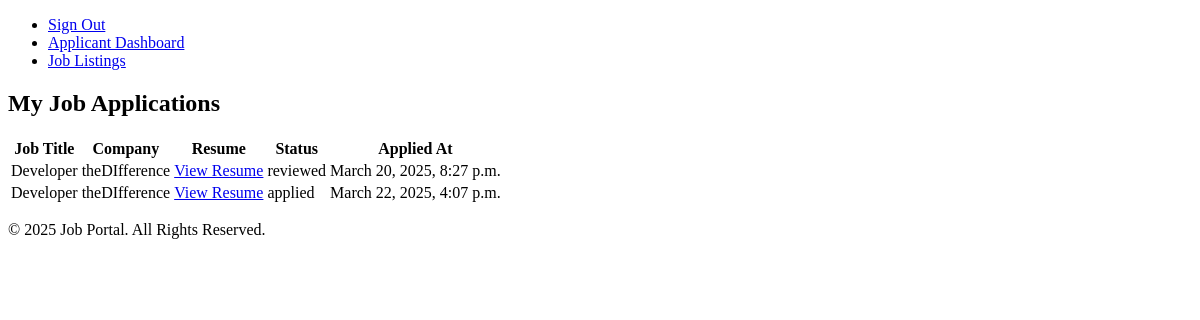
Before: /applicant-dashboard/ (signed in) with the older database file.
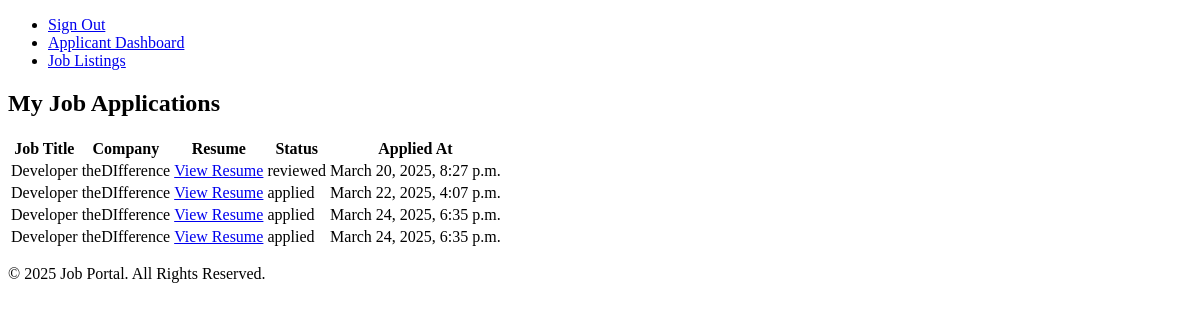
After: the same page with the newer database file.
### jobs/models.py (models this page shows, shortened)
class JobApplication(models.Model):
    job = models.ForeignKey('Job', on_delete=models.CASCADE)
    candidate = models.ForeignKey(User, on_delete=models.CASCADE)
    resume = models.FileField(upload_to='media/applications/', blank=True, null=True)
    cover_letter = models.TextField(blank=True)
    status = models.CharField(max_length=20, choices=[
        ('applied', 'Applied'),
        ('reviewed', 'Reviewed'),
        ('accepted', 'Accepted'),
        ('rejected', 'Rejected'),
    ], default='applied')
    applied_at = models.DateTimeField(auto_now_add=True)

class Job(models.Model):
    title = models.CharField(max_length=255)
    company =models.CharField(max_length=255)
    location = models.CharField(max_length=255)
    description = models.TextField()
    salary = models.DecimalField(max_digits=10, decimal_places=2, null=True, blank=True)
    employment_type = models.CharField(max_length=255, choices=[('Full-Time', 'Full-Time'), ('Part-Time', 'Part-Time'), ('Contract', 'Contract')])
    industry = models.CharField(max_length=255)
    experience_level = models.CharField(max_length=100, choices=[('Entry', 'Entry'), ('Mid', 'Mid'), ('Senior', 'Senior')])
    skills_required= models.TextField()
    posted_at= models.DateTimeField(auto_now_add=True)
    user = models.ForeignKey(User, on_delete=models.CASCADE)

### jobs/views.py (the view)
# urls.py: path('applicant-dashboard/', applicant_dashboard, name='applicant_dashboard'),
@login_required
def applicant_dashboard(request):
    if not hasattr(request.user, 'profile'):
        return redirect('create_profile')
    if request.user.profile.role != 'candidate':
        return redirect ('employer_dashboard')
    applications = cache.get(f'candidate_{request.user.id}_applications')
    if not applications:
        applications = JobApplication.objects.filter(candidate=request.user)
        cache.set(f'candidate_{request.user.id}_applications', applications, timeout=900)
    return render(request, 'jobs/applicant_dashboard.html', {'applications': applications})

### jobs/templates/jobs/applicant_dashboard.html (shortened to what this page needs)
{% extends 'base.html' %}
{% block content %}
<h2>My Job Applications</h2>
{% if applications %}
<table>
    <tr>
        <th>Job Title</th>
        <th>Company</th>
        <th>Resume</th>
        <th>Status</th>
        <th>Applied At</th>
    </tr>
    {% for application in applications %}
    <tr>
        <td>{{ application.job.title }}</td>
        <td>{{ application.job.company }}</td>
        <td><a href="{{ application.resume.url }}">View Resume</a></td>
        <td>{{ application.status }}</td>
        <td>{{ application.applied_at }}</td>
    </tr>
    {% endfor %}
</table>
{% else %}
<p>You have not applied for any jobs yet.</p>
{% endif %}
{% endblock %}

Changed rows visible on the page:
added JobApplication: job "Developer", job.company "theDIfference", status "applied", applied_at "March 24, 2025, 6:35 p.m."
added JobApplication: job "Developer", job.company "theDIfference", status "applied", applied_at "March 24, 2025, 6:35 p.m."
